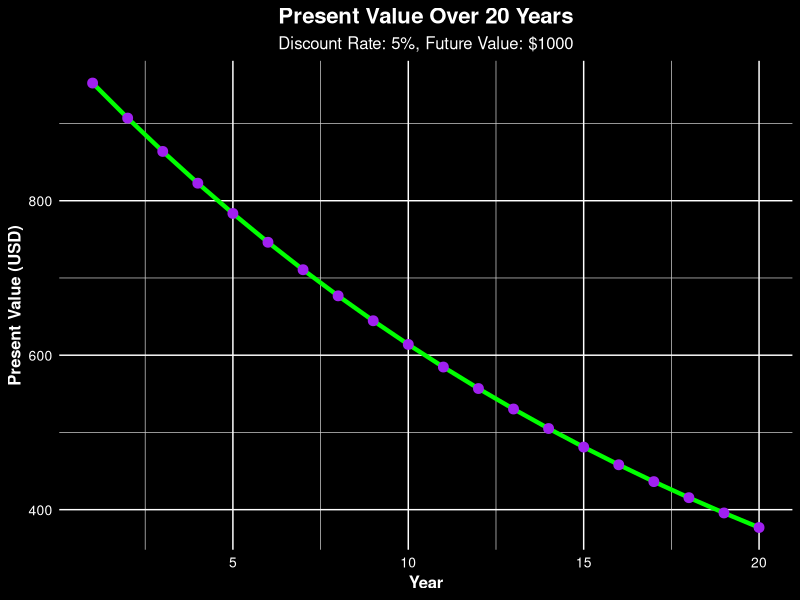

The R source for this figure:
#name
#date 9/11/2024
#PV function
PV <- function(FV, r, n) {
  return(FV / (1 + r)^n)
}

# Parameters
FV <- 1000
r <- 0.05
n_years <- 1:20

# Calculate PV for each year
PV_values <- PV(FV, r, n_years)

# Create the dataframe
df <- data.frame(Year = n_years, Present_Value = PV_values)
print(df)

# Load ggplot2 library
library(ggplot2)

# Beautified plot
ggplot(df, aes(x = Year, y = Present_Value)) +
  geom_line(color = "green", size = 1.5) +  # Thicker line and better color
  geom_point(color = "purple", size = 3) +     # Adding points to the line
  labs(title = "Present Value Over 20 Years",
       subtitle = "Discount Rate: 5%, Future Value: $1000",
       x = "Year",
       y = "Present Value (USD)") +
  theme_minimal() +
  theme(
    plot.background = element_rect(fill = "black", color = NA),  # Black background
    panel.background = element_rect(fill = "black", color = NA),  # Black panel background
    plot.title = element_text(hjust = 0.5, face = "bold", size = 16, color = "white"),  # White title
    plot.subtitle = element_text(hjust = 0.5, size = 12, color = "white"),  # White subtitle
    axis.title.x = element_text(face = "bold", size = 12, color = "white"),  # White X-axis title
    axis.title.y = element_text(face = "bold", size = 12, color = "white"),  # White Y-axis title
    axis.text = element_text(size = 10, color = "white"),  # White axis text
    panel.grid.major = element_line(color = "white"),  # White major grid lines
    panel.grid.minor = element_line(color = "gray80"),  # Lighter white minor grid lines
    panel.border = element_blank(),  # Remove panel border
    legend.background = element_rect(fill = "black"),  # Black legend background if used
    legend.text = element_text(color = "white")  # White text in legend
  )


#Sources
#https://www.datanovia.com/en/blog/ggplot-themes-gallery/
#https://chatgpt.com/share/12ca3861-5a97-4589-8da7-4d796b711108
